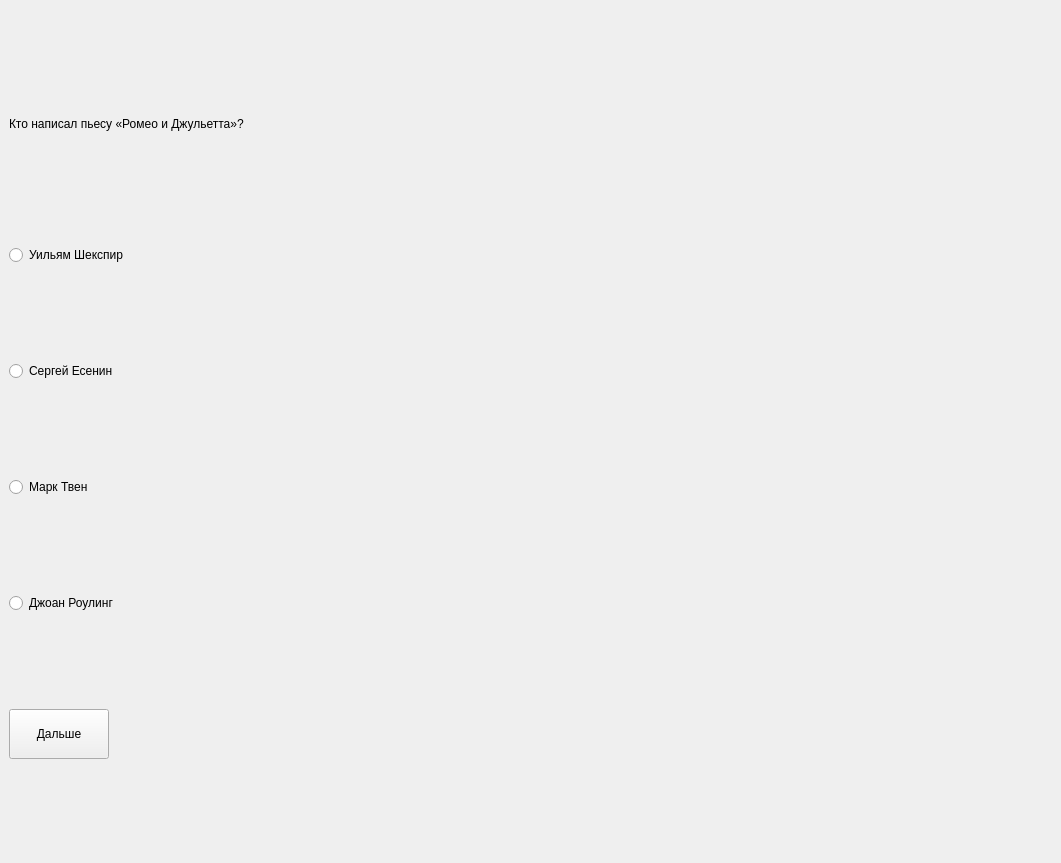
<?xml version="1.0" encoding="UTF-8"?>
<ui version="4.0">
 <class>MainWindow</class>
 <widget class="QMainWindow" name="MainWindow">
  <property name="geometry">
   <rect>
    <x>0</x>
    <y>0</y>
    <width>1061</width>
    <height>863</height>
   </rect>
  </property>
  <property name="windowTitle">
   <string>MainWindow</string>
  </property>
  <widget class="QWidget" name="centralwidget">
   <layout class="QVBoxLayout" name="verticalLayout">
    <item>
     <widget class="QLabel" name="vopros">
      <property name="maximumSize">
       <size>
        <width>16777215</width>
        <height>50</height>
       </size>
      </property>
      <property name="whatsThis">
       <string>&lt;html&gt;&lt;head/&gt;&lt;body&gt;&lt;p align=&quot;center&quot;&gt;&lt;br/&gt;&lt;/p&gt;&lt;/body&gt;&lt;/html&gt;</string>
      </property>
      <property name="styleSheet">
       <string notr="true">font: 26pt &quot;Arial&quot;;</string>
      </property>
      <property name="text">
       <string>Кто написал пьесу «Ромео и Джульетта»?</string>
      </property>
     </widget>
    </item>
    <item>
     <widget class="QRadioButton" name="ans1">
      <property name="styleSheet">
       <string notr="true">font: 26pt &quot;Arial&quot;;</string>
      </property>
      <property name="text">
       <string>Уильям Шекспир</string>
      </property>
     </widget>
    </item>
    <item>
     <widget class="QRadioButton" name="ans2">
      <property name="styleSheet">
       <string notr="true">font: 26pt &quot;Arial&quot;;</string>
      </property>
      <property name="text">
       <string>Сергей Есенин</string>
      </property>
     </widget>
    </item>
    <item>
     <widget class="QRadioButton" name="ans3">
      <property name="styleSheet">
       <string notr="true">font: 26pt &quot;Arial&quot;;</string>
      </property>
      <property name="text">
       <string>Марк Твен</string>
      </property>
     </widget>
    </item>
    <item>
     <widget class="QRadioButton" name="ans4">
      <property name="styleSheet">
       <string notr="true">font: 26pt &quot;Arial&quot;;</string>
      </property>
      <property name="text">
       <string>Джоан Роулинг</string>
      </property>
     </widget>
    </item>
    <item>
     <widget class="QPushButton" name="pushButton">
      <property name="maximumSize">
       <size>
        <width>100</width>
        <height>50</height>
       </size>
      </property>
      <property name="layoutDirection">
       <enum>Qt::LeftToRight</enum>
      </property>
      <property name="autoFillBackground">
       <bool>false</bool>
      </property>
      <property name="text">
       <string>Дальше</string>
      </property>
     </widget>
    </item>
   </layout>
  </widget>
 </widget>
 <resources/>
 <connections/>
</ui>
